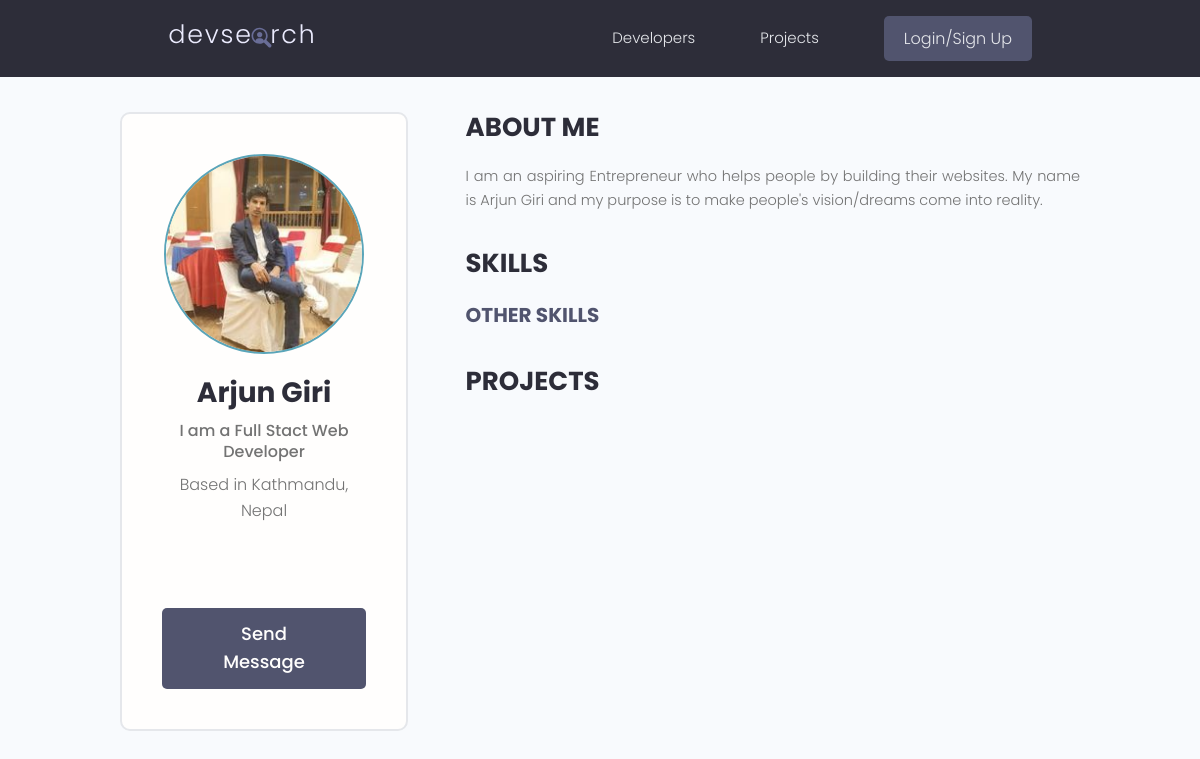
Screenshot of /profile/7400ba0b-fe88-48ed-8b4d-ebb6fdbf3a19/ with the database file from the repository.
### users/models.py (models this page shows, shortened)
class Profile(models.Model):
    user = models.OneToOneField(
        User, on_delete=models.CASCADE, null=True, blank=True)
    name = models.CharField(max_length=200, blank=True, null=True)
    email = models.EmailField(max_length=500, blank=True, null=True)
    username = models.CharField(max_length=200, blank=True, null=True)
    location = models.CharField(max_length=200, blank=True, null=True)
    short_intro = models.CharField(max_length=200, blank=True, null=True)
    bio = models.TextField(blank=True, null=True)
    profile_image = models.ImageField(
        null=True, blank=True, upload_to='profiles/', default="profiles/user-default.png")
    social_github = models.CharField(max_length=200, blank=True, null=True)
    social_twitter = models.CharField(max_length=200, blank=True, null=True)
    social_linkedin = models.CharField(max_length=200, blank=True, null=True)
    social_youtube = models.CharField(max_length=200, blank=True, null=True)
    social_website = models.CharField(max_length=200, blank=True, null=True)
    created = models.DateTimeField(auto_now_add=True)
    id = models.UUIDField(default=uuid.uuid4, unique=True,
                          primary_key=True, editable=False)
    class Meta:
        ordering = ['created']
    @property
    def imageURL(self):
        try:
            url = self.profile_image.url
        except:
            url = ''
        return url

### users/views.py (the view)
# urls.py: path('profile/<str:pk>/', views.userProfile, name="user-profile"),
def userProfile(request, pk):
    profile = Profile.objects.get(id=pk)
    topSkills = profile.skill_set.exclude(description__exact="")
    otherSkills = profile.skill_set.filter(description="")
    context = {'profile': profile, 'topSkills': topSkills,
               "otherSkills": otherSkills}
    return render(request, 'users/user-profile.html', context)

### templates/users/user-profile.html (shortened to what this page needs)
{% extends 'main.html' %}
{% block content %}
<main class="profile my-md">
    <div class="container">
        <div class="layout">
            <div class="column column--1of3">
                <div class="card text-center">
                    <div class="card__body dev">
                        <img class="avatar avatar--xl" src="{{ profile.imageURL }}" />
                        <h2 class="dev__name">{{profile.name}}</h2>
                        <p class="dev__title">{{profile.short_intro}}</p>
                        <p class="dev__location">Based in {{profile.location}}</p>
                        <ul class="dev__social">
                        </ul>
                        {% if request.user.profile.id != profile.id %}
                        <a href="{% url 'create-message' profile.id %}" class="btn btn--sub btn--lg">Send Message </a>
                        {% endif %}
                    </div>
                </div>
            </div>
            <div class="column column--2of3">
                <div class="devInfo">
                    <h3 class="devInfo__title">About Me</h3>
                    <p class="devInfo__about">{{profile.bio}}</p>
                </div>
                <div class="devInfo">
                    <h3 class="devInfo__title">Skills</h3>
                    <div class="devInfo__skills">
                        <h3 class="devInfo__subtitle">Other Skills</h3>
                    </div>
                </div>
                <div class="devInfo">
                    <h3 class="devInfo__title">Projects</h3>
                </div>
            </div>
        </div>
    </div>
</main>
{% endblock content %}

### static/styles/app.css (style rules this page uses)
:root { --color-sub: #2d2d39; }
.btn--sub { background-color: var(--color-sub-light); }
.card { border: 2px solid var(--color-light); }
img { width: 100%; }
.profile .card > .dev { padding: 4rem; }
.dev__name { color: var(--color-sub); font-size: 2.8rem; font-weight: 700; margin-top: 1rem; margin-bottom: 0.5rem; }
.dev__title { font-size: 1.6rem; font-weight: 500; line-height: 1.3; }
.dev__location { margin-top: 1rem; }
.dev__social { margin: 3rem 0; list-style: none; display: flex; justify-content: center; gap: 1.5rem; }
.devInfo { margin-bottom: 3rem; }
.devInfo__title, .devInfo__subtitle { font-size: 2.6rem; color: var(--color-sub); text-transform: uppercase; font-weight: 700; margin-bottom: 1.5rem; }
.devInfo__subtitle { font-size: 2rem; color: var(--color-sub-light); }
.devInfo__about, .devSkill__info { font-size: 1.45rem; line-height: 1.7; text-align: justify; }

### static/uikit/styles/modules/_variables.css (style rules this page uses)
:root { --color-main: #5aa5b9; --color-main-light: #e6faff; --color-sub: #3f4156; --color-sub-light: #51546e; --color-sub-lighter: #ededfd; --color-text: #737373; --color-gray: #8b8b8b; --color-light: #e5e7eb; --color-light-gray: #767676; --color-bg: #f8fafd; --color-white: #fffefd; --color-white-light: #f3f3f3; --color-success: #359e64; --color-success-bg: #def8e8; --color-error: #fc4b0b; --color-error-bg: #fff2ee; --font-base: 'Poppins', arial, helvetica, 'Segoe UI', roboto, ubuntu, sans-serif; --font-monospace: 'Fira Code', 'Courier New', courier, monospace; --font-regular: 300; --font-medium: 500; --font-bold: 700; --generic-shadow: 1px 1px 5px #00000010; --generic-transition: all 0.3s ease-in-out; }

### static/uikit/styles/modules/_base.css (style rules this page uses)
* { margin: 0; padding: 0; box-sizing: border-box; text-rendering: optimizeLegibility; color: inherit; font-size: inherit; }
html { font-size: 50%; }
@media only screen and (min-width: 480px) { html { font-size: 56.25%; } }
@media only screen and (min-width: 1200px) { html { font-size: 62.5%; } }
body { line-height: 1.6; font-weight: 400; font-size: 1.5rem; color: var(--color-text); background-color: var(--color-bg); min-height: 100vh; }

### static/uikit/styles/modules/_typography.css (style rules this page uses)
* { font-family: var(--font-base); }
h2 { font-size: 3.6rem; font-weight: var(--font-bold); }
h3 { font-size: 3.2rem; font-weight: var(--font-medium); }
p, span, strong { font-size: 1.6rem; color: var(--color-text); font-weight: var(--font-regular); }
a { padding-bottom: 2px; text-decoration: none; display: inline-block; color: var(--color-main); font-weight: var(--font-medium); }

### static/uikit/styles/modules/_utilities.css (style rules this page uses)
.container { width: 92%; max-width: 165rem; margin: 0 auto; box-sizing: border-box; }
@media screen and (min-width: 1000px) { .container { width: 90%; } }
@media screen and (min-width: 1200px) { .container { width: 80%; } }
.text-center { text-align: center; }
.my-md { margin: 3rem auto; }

### static/uikit/styles/modules/_avatar.css (style rules this page uses)
.avatar { border-radius: 50%; border: 2px solid var(--color-main); object-fit: cover; }
.avatar--xl { height: 20rem; width: 20rem; }

### static/uikit/styles/modules/_button.css (style rules this page uses)
.btn { display: inline-block; position: relative; cursor: pointer; background-color: var(--color-light); font-weight: var(--font-medium); color: var(--color-sub); text-decoration: none; padding: 1rem 2rem; border-radius: 0.5rem; border: none; width: -webkit-fit-content; width: -moz-fit-content; width: fit-content; height: -webkit-fit-content; height: -moz-fit-content; height: fit-content; font-size: 1.6rem; outline-width: 0; outline-color: transparent; -webkit-backface-visibility: hidden; backface-visibility: hidden; transition: all 0.3s ease-in-out; }
.btn--sub { background-color: var(--color-sub); color: var(--color-white); }
.btn--lg { font-size: 1.8rem; padding: 1.2rem 4.5rem; }

### static/uikit/styles/modules/_card.css (style rules this page uses)
.card { border-radius: 1rem; background-color: var(--color-white); border: 1.5px solid var(--color-light); width: auto; height: auto; margin-top: 0.5rem; margin-bottom: 0.5rem; overflow: hidden; }
.card__body, .card__header { padding: 2rem 2.5rem; }

### static/uikit/styles/modules/_layout.css (style rules this page uses)
.layout { display: flex; flex-flow: row wrap; justify-content: space-between; }
.layout > .column { margin-bottom: 3rem; }
.layout > .column.column--1of3 { flex-basis: 30%; }
.layout > .column.column--2of3 { flex-basis: 64%; }

### rows the page displays
Profile: imageURL (picture), name "Arjun Giri", short_intro "I am a Full Stact Web Developer", location "Kathmandu, Nepal", bio "I am an aspiring Entrepreneur who helps people by building their websites. My name is Arjun Giri and my purpose is to make people's vision/dreams come into reality."
